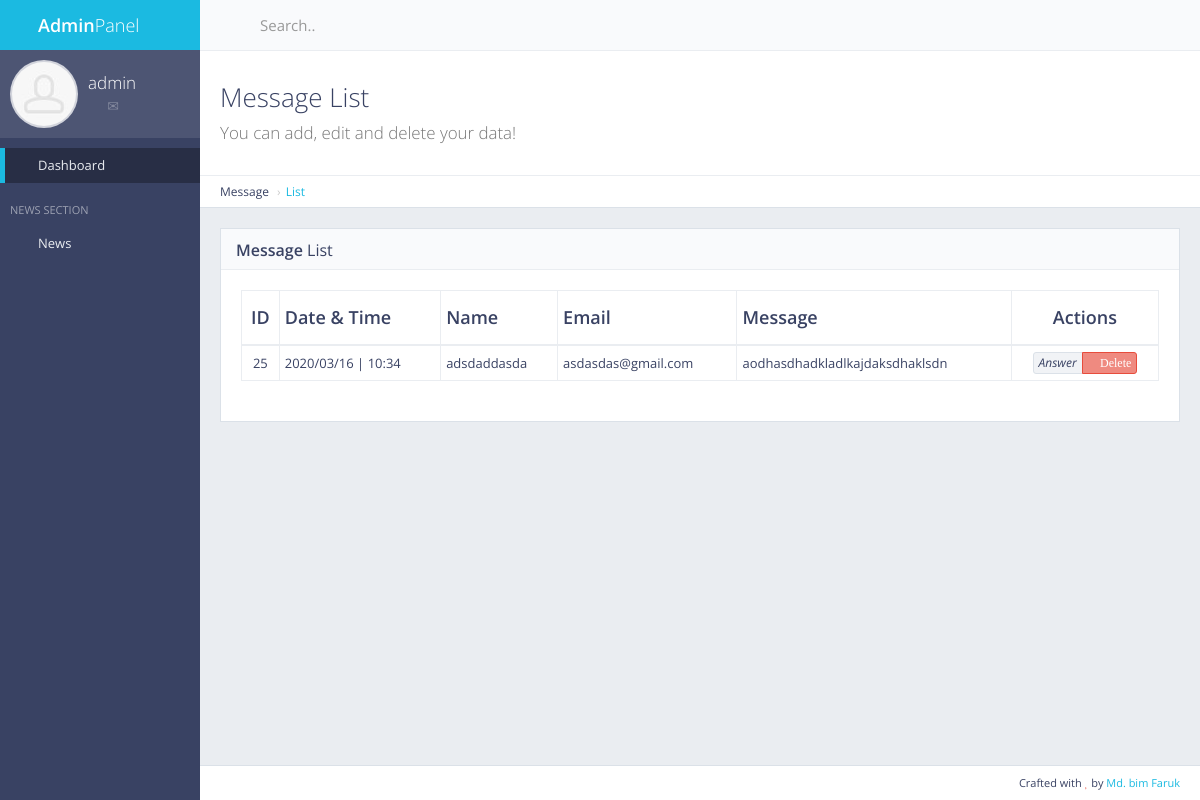
The page /panel/contactform/ (signed in) on the database its author committed.
### contactform/models.py (models this page shows, shortened)
class ContactForm(models.Model):
    name = models.CharField(max_length=50)
    email = models.CharField(max_length=50)
    txt = models.TextField()
    date = models.CharField(max_length=12, default="")
    time = models.CharField(max_length=12, default="")

### contactform/views.py (the view)
# urls.py: re_path(r'^panel/contactform/$', views.contact_show, name='contact_show'),  # This is for admin panel
def contact_show(request):
    if not request.user.is_authenticated:
        return redirect('mylogin')
    msg = ContactForm.objects.all()
    return render(request, 'back/contact_form.html', {'msg': msg})

### main/templatetags/extra_auth.py (called while the page is built)
@register.filter(name='has_group')
def has_group(user, group_name):
    return user.groups.filter(name=group_name).exists()

### main/templates/back/contact_form.html (shortened to what this page needs)
{% extends 'back/master.html' %}
{% load static %}
{% block mainblock %}
<div class="content-header">
    <div class="header-section">
        <h1>
            <i class="fa fa-table"></i>Message List<br><small>You can add, edit and delete your data!</small>
        </h1>
    </div>
</div>
<ul class="breadcrumb breadcrumb-top">
    <li>Message</li>
    <li><a href="/panel/contactform/">List</a></li>
</ul>
<div class="block full">
    <div class="block-title">
        <h2><strong>Message</strong> List</h2>
    </div>
    <div class="table-responsive">
        <table id="example-datatable" class="table table-vcenter table-condensed table-bordered">
            <thead>
                <tr>
                    <th class="text-center">ID</th>
                    <th>Date & Time</th>
                    <th>Name</th>
                    <th>Email</th>
                    <th>Message</th>
                    <th class="text-center">Actions</th>
                </tr>
            </thead>
            <tbody>
                {% for cc in msg %}
                <tr>
                    <td class="text-center">{{ cc.pk }}</td>
                    <td>{{ cc.date }} | {{ cc.time }}</td>
                    <td>{{ cc.name }}</td>
                    <td>{{ cc.email }}</td>
                    <td>{{ cc.txt }}</td>
                    <td class="text-center">
                        <div class="btn-group">
                            <a href="#" data-toggle="tooltip" title="Answer" class="btn btn-xs btn-default"><i > Answer</i></a>
                            <a href="{% url 'contact_del' pk=cc.pk %}" data-toggle="tooltip" title="Delete" class="btn btn-xs btn-danger"><i class="fa fa-times"> Delete</i></a>
                        </div>
                    </td>
                </tr>
                {% endfor %}
            </tbody>
        </table>
    </div>
</div>
{% endblock %}

### main/templates/back/master.html (shortened to what this page needs)
{% load static %} {% load extra_auth %} {% if user.is_authenticated %}
<!DOCTYPE html>
<html class="no-js" lang="en">
  <head>
    <link rel="stylesheet" href="{% static 'back/css/bootstrap.min.css' %}" />
    <link rel="stylesheet" href="{% static 'back/css/plugins.css' %}" />
    <link rel="stylesheet" href="{% static 'back/css/main.css' %}" />
    <link rel="stylesheet" href="{% static 'back/css/themes.css' %}" />
  </head>
  <body>
    <div id="page-wrapper">
      <div
        id="page-container"
        class="sidebar-partial sidebar-visible-lg sidebar-no-animations"
      >
        <div id="sidebar">
          <div id="sidebar-scroll">
            <div class="sidebar-content">
              <a href="/panel" class="sidebar-brand">
                <i class="gi gi-flash"></i
                ><span class="sidebar-nav-mini-hide"
                  ><strong>Admin</strong>Panel</span
                >
              </a>
              <div
                class="sidebar-section sidebar-user clearfix sidebar-nav-mini-hide"
              >
                <div class="sidebar-user-avatar">
                  <a href="page_ready_user_profile.html">
                    <img
                      src="{% static 'back/img/placeholders/avatars/avatar2.jpg' %}"
                      alt="avatar"
                    />
                  </a>
                </div>
                <div class="sidebar-user-name">{{ request.user }}</div>
                <div class="sidebar-user-links">
                  <a
                    href="page_ready_user_profile.html"
                    data-toggle="tooltip"
                    data-placement="bottom"
                    title="Profile"
                    ><i class="gi gi-user"></i
                  ></a>
                  <a
                    href="page_ready_inbox.html"
                    data-toggle="tooltip"
                    data-placement="bottom"
                    title="Messages"
                    ><i class="gi gi-envelope"></i
                  ></a>
                  <a
                    href="/panel/change/pass/"
                    class="enable-tooltip"
                    data-placement="bottom"
                    title="Settings"
                    ><i class="gi gi-cogwheel"></i
                  ></a>
                  <a
                    href="/logout"
                    data-toggle="tooltip"
                    data-placement="bottom"
                    title="Logout"
                    ><i class="gi gi-exit"></i
                  ></a>
                </div>
              </div>
              <ul class="sidebar-nav">
                {% if perms.main.master_user %}
                <li>
                  <a href="/panel" class="active"
                    ><i class="gi gi-stopwatch sidebar-nav-icon"></i
                    ><span class="sidebar-nav-mini-hide">Dashboard</span></a
                  >
                </li>
                {% endif %}
                <li class="sidebar-header">
                  <span class="sidebar-header-options clearfix"
                    ><a
                      href="javascript:void(0)"
                      data-toggle="tooltip"
                      title="Quick Settings"
                      ><i class="gi gi-settings"></i></a
                  ></span>
                  <span class="sidebar-header-title">News Section</span>
                </li>
                <li>
                  <a href="#" class="sidebar-nav-menu"
                    ><i
                      class="fa fa-angle-left sidebar-nav-indicator sidebar-nav-mini-hide"
                    ></i
                    ><i class="gi gi-show_big_thumbnails sidebar-nav-icon"></i
                    ><span class="sidebar-nav-mini-hide">News</span></a
                  >
                </li>
              </ul>
            </div>
          </div>
        </div>
        <div id="main-container">
          <header class="navbar navbar-default">
            <ul class="nav navbar-nav-custom">
              <li>
                <a
                  href="javascript:void(0)"
                  onclick="App.sidebar('toggle-sidebar');this.blur();"
                >
                  <i class="fa fa-bars fa-fw"></i>
                </a>
              </li>
            </ul>
            <form
              action="page_ready_search_results.html"
              method="post"
              class="navbar-form-custom"
            >
              <div class="form-group">
                <input
                  type="text"
                  id="top-search"
                  name="top-search"
                  class="form-control"
                  placeholder="Search.."
                />
              </div>
            </form>
          </header>
          <div id="page-content">
            {% block mainblock %} {% endblock %}
          </div>
          <footer class="clearfix">
            <div class="pull-right">
              Crafted with <i class="fa fa-heart text-danger"></i> by
              <a href="" target="_blank">Md. bim Faruk</a>
            </div>
          </footer>
        </div>
      </div>
    </div>
  </body>
</html>
{% else %} Please Login {% endif %}

### rows shown on the page
ContactForm: pk "25", date "2020/03/16", time "10:34", name "adsdaddasda", email "asdasdas@gmail.com", txt "aodhasdhadkladlkajdaksdhaklsdn"

### other values the page prints
{{ request.user }} "admin"
